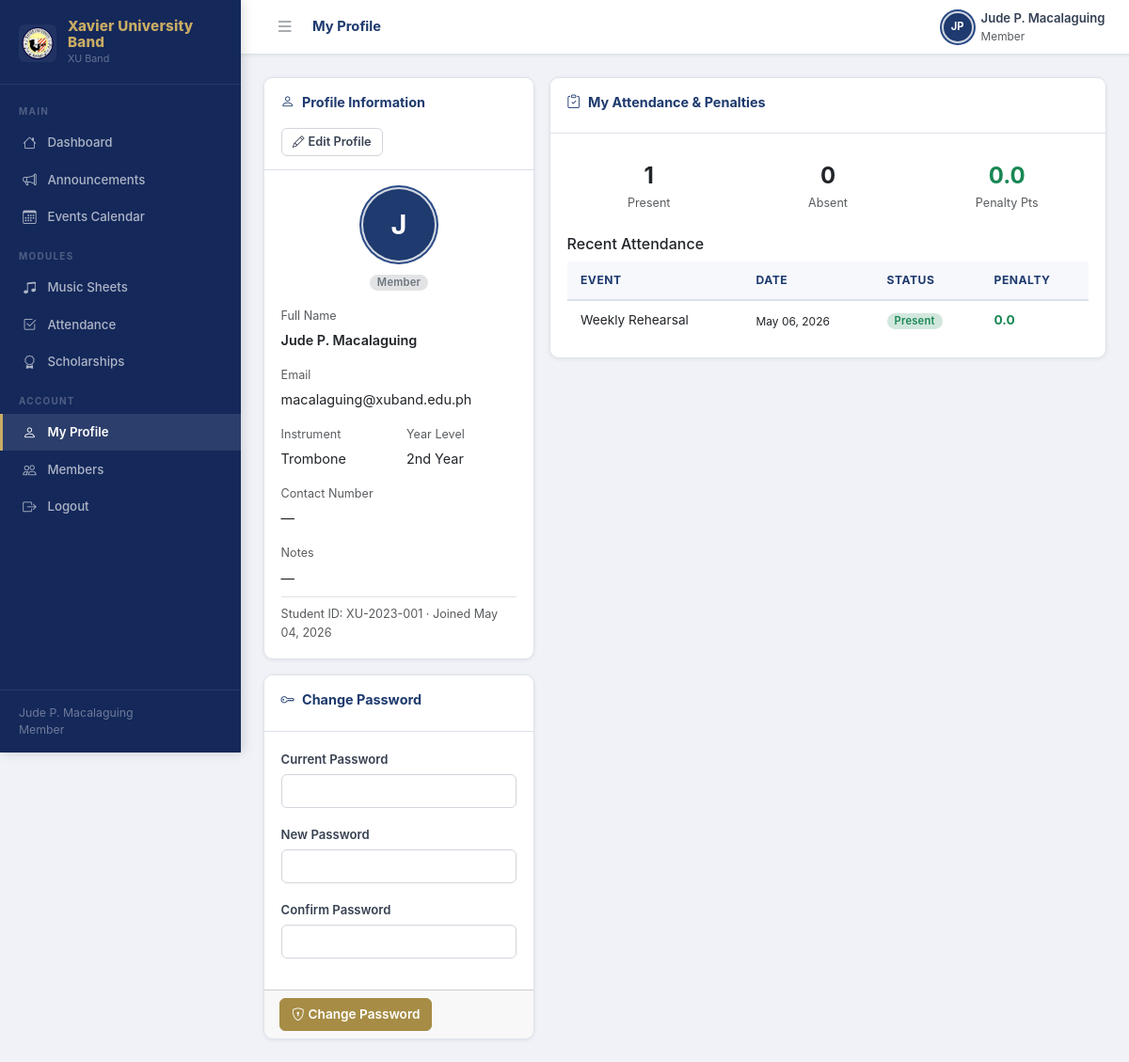
The app's page /profile.php (signed in), older data.
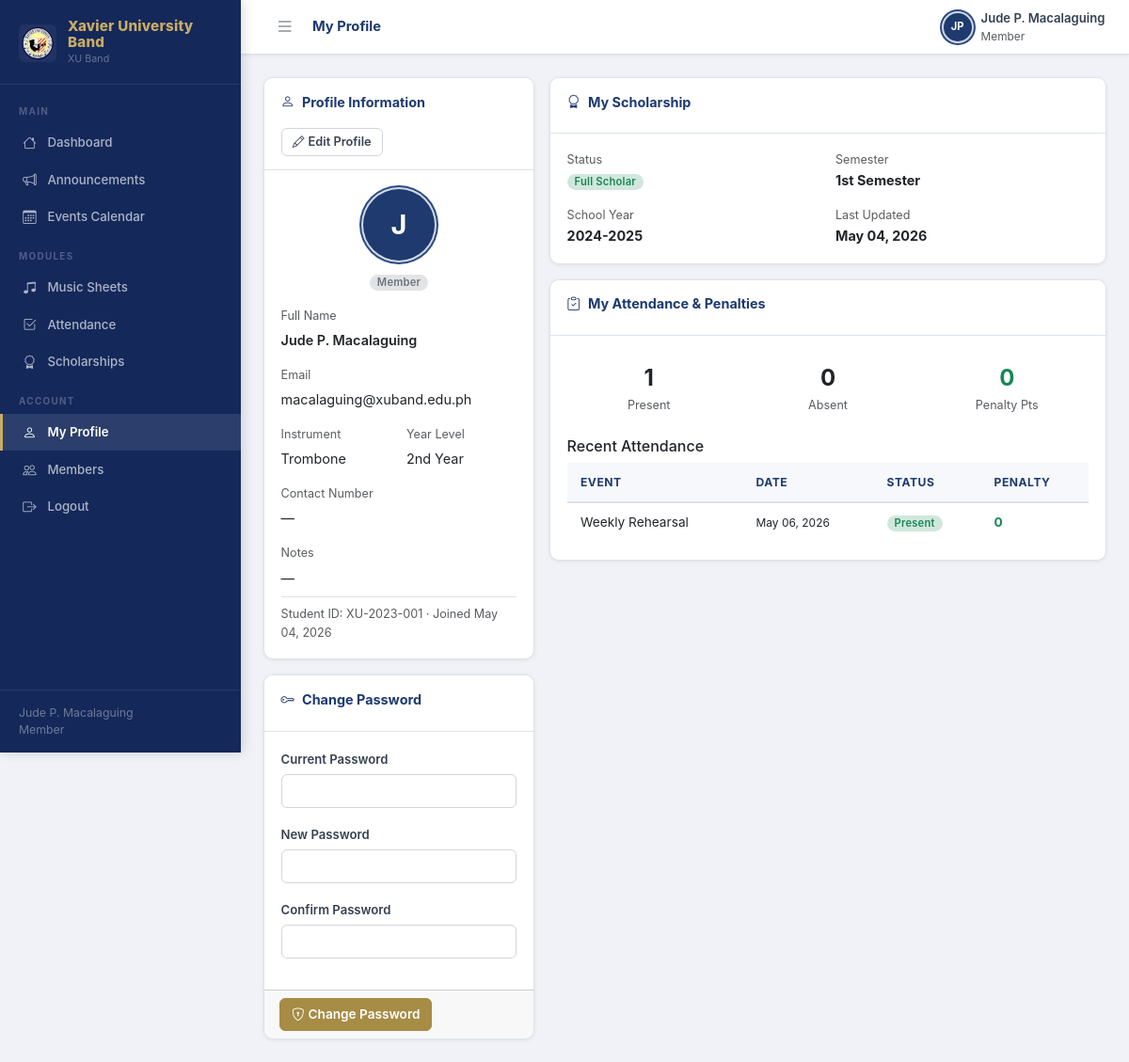
The same page, newer data.
### tables this page shows
CREATE TABLE IF NOT EXISTS penalty_summary (
    id INT AUTO_INCREMENT PRIMARY KEY,
    user_id INT NOT NULL UNIQUE,
    total_points INT NOT NULL DEFAULT 0,
    last_computed DATETIME NOT NULL DEFAULT CURRENT_TIMESTAMP,
    FOREIGN KEY (user_id) REFERENCES users(id) ON DELETE CASCADE
);

CREATE TABLE IF NOT EXISTS attendance (
    id INT AUTO_INCREMENT PRIMARY KEY,
    user_id INT NOT NULL,
    event_id INT NOT NULL,
    status ENUM('present','absent','late') NOT NULL DEFAULT 'absent',
    penalty_points INT NOT NULL DEFAULT 0,
    remarks VARCHAR(255) DEFAULT NULL,
    recorded_by INT DEFAULT NULL,
    created_at DATETIME NOT NULL DEFAULT CURRENT_TIMESTAMP,
    UNIQUE KEY unique_attendance (user_id, event_id),
    FOREIGN KEY (user_id) REFERENCES users(id) ON DELETE CASCADE,
    FOREIGN KEY (event_id) REFERENCES events(id) ON DELETE CASCADE,
    FOREIGN KEY (recorded_by) REFERENCES users(id) ON DELETE SET NULL
);

CREATE TABLE IF NOT EXISTS events (
    id INT AUTO_INCREMENT PRIMARY KEY,
    title VARCHAR(200) NOT NULL,
    type ENUM('rehearsal','performance','meeting','competition','other') NOT NULL DEFAULT 'rehearsal',
    event_date DATE NOT NULL,
    event_time TIME DEFAULT NULL,
    location VARCHAR(200) DEFAULT NULL,
    description TEXT DEFAULT NULL,
    created_by INT NOT NULL,
    created_at DATETIME NOT NULL DEFAULT CURRENT_TIMESTAMP,
    FOREIGN KEY (created_by) REFERENCES users(id) ON DELETE CASCADE
);

CREATE TABLE IF NOT EXISTS scholarships (
    id INT AUTO_INCREMENT PRIMARY KEY,
    term_id INT NOT NULL,
    user_id INT NOT NULL,
    status ENUM('Full Scholar','Half Scholar','Not Scholar') NOT NULL DEFAULT 'Not Scholar',
    updated_by INT DEFAULT NULL,
    updated_at DATETIME NOT NULL DEFAULT CURRENT_TIMESTAMP ON UPDATE CURRENT_TIMESTAMP,
    UNIQUE KEY unique_scholarship (term_id, user_id),
    FOREIGN KEY (term_id) REFERENCES scholarship_terms(id) ON DELETE CASCADE,
    FOREIGN KEY (user_id) REFERENCES users(id) ON DELETE CASCADE,
    FOREIGN KEY (updated_by) REFERENCES users(id) ON DELETE SET NULL
);

CREATE TABLE IF NOT EXISTS scholarship_terms (
    id INT AUTO_INCREMENT PRIMARY KEY,
    school_year_id INT NOT NULL,
    term ENUM('1st Semester','2nd Semester','Summer') NOT NULL,
    UNIQUE KEY unique_term (school_year_id, term),
    FOREIGN KEY (school_year_id) REFERENCES school_years(id) ON DELETE CASCADE
);

CREATE TABLE IF NOT EXISTS school_years (
    id INT AUTO_INCREMENT PRIMARY KEY,
    label VARCHAR(50) NOT NULL UNIQUE,
    created_by INT NOT NULL,
    created_at DATETIME NOT NULL DEFAULT CURRENT_TIMESTAMP,
    FOREIGN KEY (created_by) REFERENCES users(id) ON DELETE CASCADE
);

### includes/auth.php (called while the page is built, shortened)
<?php
require_once __DIR__ . '/db.php';
function isLoggedIn(): bool {
    return !empty($_SESSION['user_id']);
}
function currentUser(): ?array {
    return [
        'id'    => $_SESSION['user_id'],
        'name'  => $_SESSION['user_name'],
        'role'  => $_SESSION['user_role'],
        'email' => $_SESSION['user_email'],
    ];
}

### includes/db.php (called while the page is built, shortened)
<?php
function getDB(): PDO {
    static $pdo = null;
    if ($pdo === null) {
        $host = DB_HOST === 'localhost' ? '127.0.0.1' : DB_HOST;
        $dsn = 'mysql:host=' . $host . ';port=' . DB_PORT . ';dbname=' . DB_NAME . ';charset=utf8mb4';
        try {
            $pdo = new PDO($dsn, DB_USER, DB_PASS, [
                PDO::ATTR_ERRMODE            => PDO::ERRMODE_EXCEPTION,
                PDO::ATTR_DEFAULT_FETCH_MODE => PDO::FETCH_ASSOC,
                PDO::ATTR_EMULATE_PREPARES   => false,
                PDO::ATTR_TIMEOUT            => 10,
            ]);
        } catch (PDOException $e) {
            http_response_code(500);
            die(json_encode(['error' => 'Database connection failed: ' . $e->getMessage()]));
        }
    }
    return $pdo;
}
function dbQuery(string $sql, array $params = []): array {
    $stmt = getDB()->prepare($sql);
    $stmt->execute($params);
    return $stmt->fetchAll();
}
function dbQueryOne(string $sql, array $params = []): ?array {
    $stmt = getDB()->prepare($sql);
    $stmt->execute($params);
    $row = $stmt->fetch();
    return $row ?: null;
}

### public/profile.php (the view, shortened to what the changed rows need)
<?php
require_once __DIR__ . '/../includes/auth.php';
require_once __DIR__ . '/../includes/db.php';
require_once __DIR__ . '/../includes/helpers.php';
require_once __DIR__ . '/../includes/layout.php';
$user = currentUser();
$profile       = dbQueryOne('SELECT * FROM users WHERE id = ?', [$user['id']]);
$myScholarship = dbQueryOne(
    'SELECT s.*, st.term, sy.label AS year_label
     FROM scholarships s
     JOIN scholarship_terms st ON st.id = s.term_id
     JOIN school_years sy ON sy.id = st.school_year_id
     WHERE s.user_id = ? ORDER BY s.id DESC LIMIT 1',
    [$user['id']]
);
$myAttendance  = dbQuery('SELECT a.*, e.title AS event_title, e.event_date, e.type FROM attendance a JOIN events e ON e.id = a.event_id WHERE a.user_id = ? ORDER BY e.event_date DESC LIMIT 10', [$user['id']]);
$myPenalty     = dbQueryOne('SELECT * FROM penalty_summary WHERE user_id = ?', [$user['id']]);
$showStats = in_array($user['role'], ['member', 'officer']);
?>
<div class="row g-3 align-items-start">
<div class="col-lg-8">
  <?php if ($showStats): ?>
  <?php if ($myScholarship && $user['role'] === 'member'): ?>
  <div class="card mb-3">
    <div class="card-header">
      <span class="card-title"><i class="bi bi-award me-2"></i>My Scholarship</span>
    </div>
    <div class="card-body">
      <div class="row g-3">
        <div class="col-6">
          <div class="text-muted small">Status</div>
          <?= scholarshipBadge($myScholarship['status']) ?>
        </div>
        <div class="col-6">
          <div class="text-muted small">Semester</div>
          <div class="fw-bold"><?= h($myScholarship['term'] ?? '—') ?></div>
        </div>
        <div class="col-6">
          <div class="text-muted small">School Year</div>
          <div class="fw-bold"><?= h($myScholarship['year_label'] ?? '—') ?></div>
        </div>
        <div class="col-6">
          <div class="text-muted small">Last Updated</div>
          <div class="fw-bold"><?= $myScholarship['updated_at'] ? formatDate($myScholarship['updated_at']) : '—' ?></div>
        </div>
      </div>
    </div>
  </div>
  <?php endif; ?>
  <div class="card mb-3">
    <div class="card-header">
      <span class="card-title"><i class="bi bi-clipboard-check me-2"></i>My Attendance &amp; Penalties</span>
    </div>
    <div class="card-body">
      <div class="row g-3 mb-3 text-center">
        <div class="col-4">
          <div class="p-2 rounded" style="background:var(--bg)">
            <div class="fw-bold" style="font-size:1.5rem;color:var(--green)">
              <?= dbQueryOne('SELECT COUNT(*) AS n FROM attendance WHERE user_id=? AND status="present"',[$user['id']])['n']??0 ?>
            </div>
            <div class="text-muted small">Present</div>
          </div>
        </div>
        <div class="col-4">
          <div class="p-2 rounded" style="background:var(--bg)">
            <div class="fw-bold" style="font-size:1.5rem;color:var(--red)">
              <?= dbQueryOne('SELECT COUNT(*) AS n FROM attendance WHERE user_id=? AND status="absent"',[$user['id']])['n']??0 ?>
            </div>
            <div class="text-muted small">Absent</div>
          </div>
        </div>
        <div class="col-4">
          <div class="p-2 rounded" style="background:var(--bg)">
            <div class="fw-bold <?= penaltyColor((float)($myPenalty['total_points']??0)) ?>" style="font-size:1.5rem">
              <?= $myPenalty['total_points'] ?? 0 ?>
            </div>
            <div class="text-muted small">Penalty Pts</div>
          </div>
        </div>
      </div>
      <h6 class="mb-2">Recent Attendance</h6>
      <?php if (!$myAttendance): ?>
      <p class="text-muted small">No records yet.</p>
      <?php else: ?>
      <div class="table-wrap">
        <table>
          <thead>
            <tr><th>Event</th><th>Date</th><th>Status</th><th>Penalty</th></tr>
          </thead>
          <tbody>
            <?php foreach ($myAttendance as $a): ?>
            <tr>
              <td><?= h($a['event_title']) ?></td>
              <td class="small"><?= formatDate($a['event_date']) ?></td>
              <td><?= statusBadge($a['att_status'] ?? $a['status']) ?></td>
              <td class="<?= penaltyColor((float)$a['penalty_points']) ?> fw-bold"><?= $a['penalty_points'] ?></td>
            </tr>
            <?php endforeach; ?>
          </tbody>
        </table>
      </div>
      <?php endif; ?>
    </div>
  </div>
  <?php endif; ?>
</div>
</div>

### includes/helpers.php (shortened to what the changed rows need)
<?php
function h(mixed $val): string {
    return htmlspecialchars((string)$val, ENT_QUOTES | ENT_HTML5, 'UTF-8');
}
function formatDate(string $date, string $format = 'M d, Y'): string {
    return (new DateTime($date))->format($format);
}
function statusBadge(string $status): string {
    $map = [
        'active'    => 'bg-success-subtle text-success',
        'inactive'  => 'bg-secondary-subtle text-secondary',
        'present'   => 'bg-success-subtle text-success',
        'absent'    => 'bg-danger-subtle text-danger',
        'late'      => 'bg-warning-subtle text-warning',
        'excused'   => 'bg-info-subtle text-info',
    ];
    $cls = $map[$status] ?? 'bg-secondary-subtle text-secondary';
    return '<span class="badge rounded-pill ' . $cls . '">' . h(ucfirst($status)) . '</span>';
}
function scholarshipBadge(string $status): string {
    $map = [
        'Full Scholar' => 'bg-success-subtle text-success',
        'Half Scholar' => 'bg-warning-subtle text-warning',
        'Not Scholar'  => 'bg-secondary-subtle text-secondary',
    ];
    $cls = $map[$status] ?? 'bg-secondary-subtle text-secondary';
    return '<span class="badge rounded-pill ' . $cls . '">' . h($status) . '</span>';
}
function penaltyClass(int $points): string {
    if ($points === 0)   return 'text-success';
    return 'text-danger';
}
function penaltyColor(float $points): string {
    return penaltyClass((int)$points);
}

Row changes from the older to the newer data that the page shows:
now on this page (row edited): scholarships: status "Full Scholar", term.term "1st Semester", school_years.label "2024-2025", updated_at "May 04, 2026"
changed scholarships: status "active" → "Full Scholar" (drawn)
computed for penalty_summary: total_points "0.0" → "0"
computed for attendance "Present": penalty_points "0.0" → "0"
Text that changed along with them:
text now shown: "My Scholarship Status Semester School Year Last Updated"
